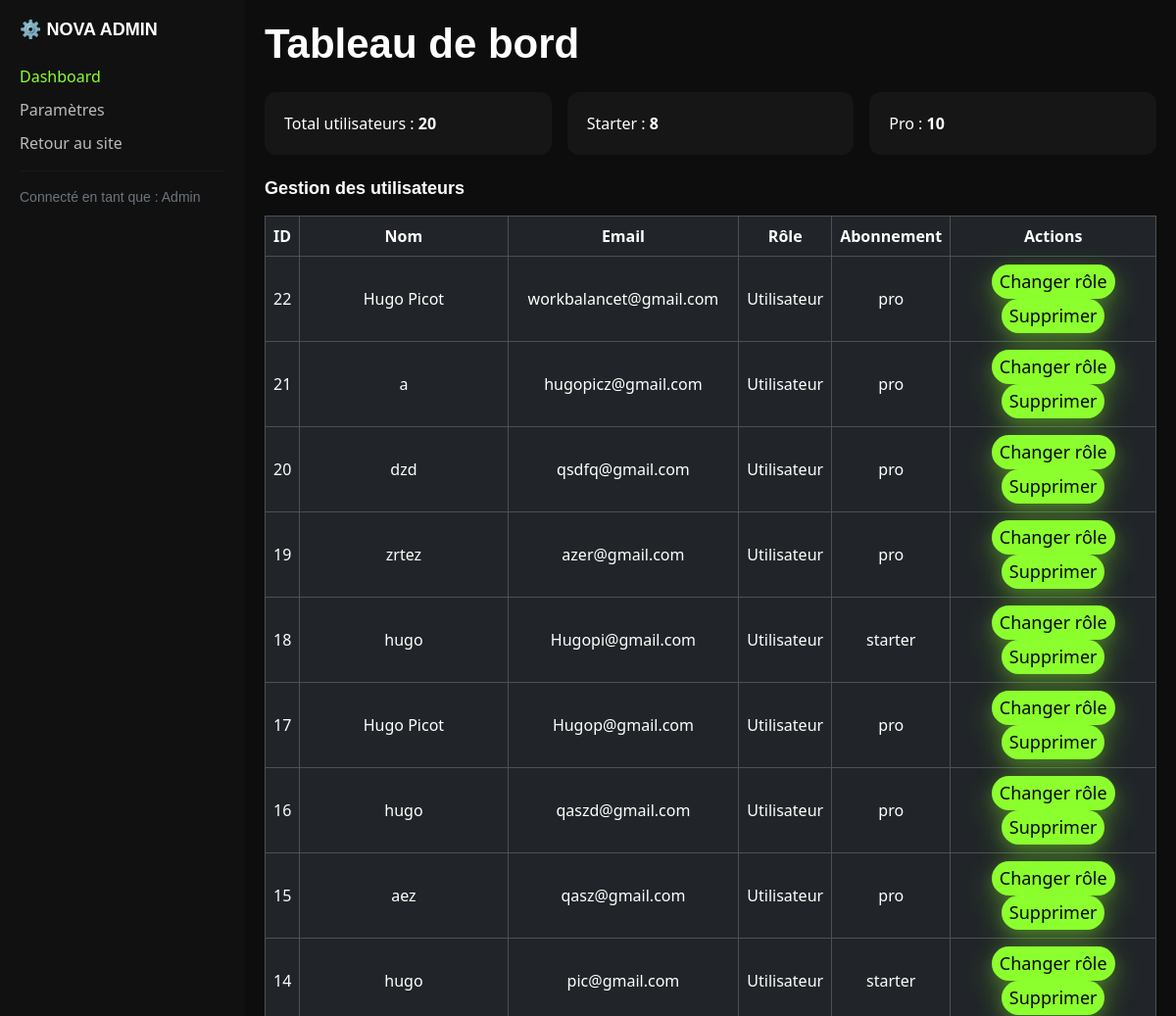
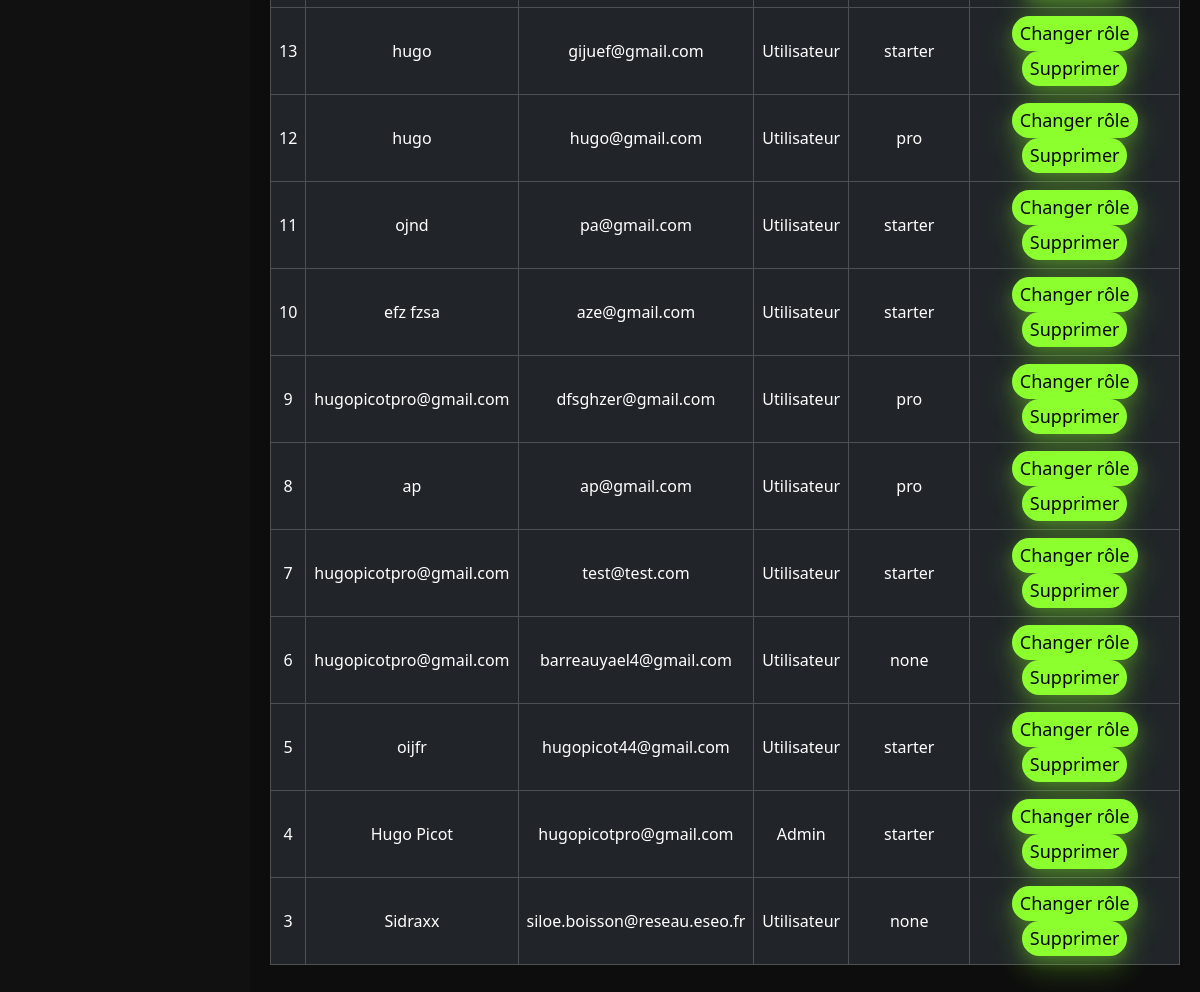
The app's page /html/admin_panel.php (signed in) with its own data (2 pictures, top to bottom).
### tables this page shows
CREATE TABLE IF NOT EXISTS `users` (
  `id` int NOT NULL AUTO_INCREMENT,
  `username` varchar(100) NOT NULL,
  `email_user` varchar(100) NOT NULL,
  `password` varchar(100) NOT NULL,
  `country` varchar(100) DEFAULT 'France',
  `role` enum('Admin','Utilisateur') DEFAULT 'Utilisateur',
  `created_at` timestamp NULL DEFAULT CURRENT_TIMESTAMP,
  `subscription_plan` varchar(50) DEFAULT 'none',
  `subscription_start` date DEFAULT NULL,
  `subscription_end` date DEFAULT NULL,
  PRIMARY KEY (`id`),
  UNIQUE KEY `email` (`email_user`)
);

### html/admin_panel.php (the view, shortened to what this page needs)
<?php
require_once '../config/config.php';
$totalUsers = $pdo->query("SELECT COUNT(*) FROM users")->fetchColumn();
$totalStarter = $pdo->query("SELECT COUNT(*) FROM users WHERE subscription_plan = 'starter'")->fetchColumn();
$totalPro = $pdo->query("SELECT COUNT(*) FROM users WHERE subscription_plan = 'pro'")->fetchColumn();
$users = $pdo->query("SELECT id, username, email_user, role, subscription_plan FROM users ORDER BY id DESC")->fetchAll();
?>
<!DOCTYPE html>
<html lang="fr">
<head>
    <link href="https://cdn.jsdelivr.net/npm/bootstrap@5.3.3/dist/css/bootstrap.min.css" rel="stylesheet">
    <link rel="stylesheet" href="../css/styles.css">
</head>
<body>
<div class="d-flex">
    <div class="sidebar">
        <h4 class="text-white mb-4">⚙️ NOVA ADMIN</h4>
        <a href="panel_admin.php" class="active">Dashboard</a>
        <a href="settings.php">Paramètres</a>
        <a href="../index.php">Retour au site</a>
        <hr style="border-color:#333;">
        <p class="text-secondary small">Connecté en tant que : Admin</p>
    </div>
    <div class="main">
        <h2 class="mb-4 fw-bold">Tableau de bord</h2>
        <div class="row g-3 mb-4">
            <div class="col-md-4"><div class="card-stat">Total utilisateurs : <b><?= htmlspecialchars((string)$totalUsers, ENT_QUOTES, 'UTF-8') ?></b></div></div>
            <div class="col-md-4"><div class="card-stat">Starter : <b><?= htmlspecialchars((string)$totalStarter, ENT_QUOTES, 'UTF-8') ?></b></div></div>
            <div class="col-md-4"><div class="card-stat">Pro : <b><?= htmlspecialchars((string)$totalPro, ENT_QUOTES, 'UTF-8') ?></b></div></div>
        </div>
        <h4 class="fw-bold mt-4 mb-3">Gestion des utilisateurs</h4>
        <table class="table table-dark table-hover table-bordered align-middle text-center">
            <tr>
                <th>ID</th>
                <th>Nom</th>
                <th>Email</th>
                <th>Rôle</th>
                <th>Abonnement</th>
                <th>Actions</th>
            </tr>
            <?php foreach ($users as $u): ?>
                <tr>
                    <td><?= htmlspecialchars((string)$u['id'], ENT_QUOTES, 'UTF-8') ?></td>
                    <td><?= htmlspecialchars($u['username'] ?? '', ENT_QUOTES, 'UTF-8') ?></td>
                    <td><?= htmlspecialchars($u['email_user'] ?? '', ENT_QUOTES, 'UTF-8') ?></td>
                    <td><?= htmlspecialchars($u['role'] ?? '', ENT_QUOTES, 'UTF-8') ?></td>
                    <td><?= htmlspecialchars((string)($u['subscription_plan'] ?? ''), ENT_QUOTES, 'UTF-8') ?></td>
                    <td>
                        <a href="../config/update_role.php?id=<?= urlencode((string)$u['id']) ?>" class="btn btn-warning btn-sm">Changer rôle</a>
                        <a href="../config/delete_user.php?id=<?= urlencode((string)$u['id']) ?>" onclick="return confirm('Supprimer ce compte ?')" class="btn btn-danger btn-sm">Supprimer</a>
                    </td>
                </tr>
            <?php endforeach; ?>
        </table>
    </div>
</div>
</body>
</html>

### css/styles.css (style rules this page uses)
* { margin: 0; padding: 0; box-sizing: border-box; }
html, body { margin: 0; padding: 0; }
body { background-color: var(--background); }
h1, h2, h3, h4, p { margin: 0; padding: 0; }
h2 { font-family: 'Manrope', sans-serif; font-size: 42px; font-weight: 400; flex-shrink: 0; color: var(--blanc); }
h4 { font-family: 'Manrope', sans-serif; font-size: 18px; font-weight: 600; color: var(--blanc); }
a { display: inline-block; color: var(--noir); text-decoration: none; }
p, span { font-family: 'Manrope', sans-serif; font-size: 14px; font-weight: lighter; color: var(--blanc); }
.btn { background-color: var(--primary); color: var(--background); padding: 12px 24px; border: none; border-radius: 23px; font-size: 18px; cursor: pointer; box-shadow: 0 12px 30px rgba(140, 255, 46, 0.3), 0 4px 15px rgba(140, 255, 46, 0.2); transition: all 0.3s cubic-bezier(0.25, 0.46, 0.45, 0.94); overflow: hidden; z-index: 1; }

### html/admin_panel.php (style rules this page uses)
body { background: #0d0d0d; color: white; }
.sidebar { width: 250px; background: #111; min-height: 100vh; padding: 20px; }
.sidebar a { color: #bbb; display: block; margin-bottom: 10px; }
.sidebar a.active, .sidebar a:hover { color: #8CFF2E; }
.main { padding: 20px; flex: 1; }
.card-stat { background: #161616; border-radius: 12px; padding: 20px; }
.table-dark { background: #111; }
.btn-sm { padding: 4px 8px; }

### records on screen
users: id "22", username "Hugo Picot", email_user "workbalancet@gmail.com", role "Utilisateur", subscription_plan "pro"
users: id "21", username "a", email_user "hugopicz@gmail.com", role "Utilisateur", subscription_plan "pro"
users: id "20", username "dzd", email_user "qsdfq@gmail.com", role "Utilisateur", subscription_plan "pro"
users: id "19", username "zrtez", email_user "azer@gmail.com", role "Utilisateur", subscription_plan "pro"
users: id "18", username "hugo", email_user "Hugopi@gmail.com", role "Utilisateur", subscription_plan "starter"
users: id "17", username "Hugo Picot", email_user "Hugop@gmail.com", role "Utilisateur", subscription_plan "pro"
users: id "16", username "hugo", email_user "qaszd@gmail.com", role "Utilisateur", subscription_plan "pro"
users: id "15", username "aez", email_user "qasz@gmail.com", role "Utilisateur", subscription_plan "pro"
users: id "14", username "hugo", email_user "pic@gmail.com", role "Utilisateur", subscription_plan "starter"
users: id "13", username "hugo", email_user "gijuef@gmail.com", role "Utilisateur", subscription_plan "starter"
users: id "12", username "hugo", email_user "hugo@gmail.com", role "Utilisateur", subscription_plan "pro"
users: id "11", username "ojnd", email_user "pa@gmail.com", role "Utilisateur", subscription_plan "starter"
users: id "10", username "efz fzsa", email_user "aze@gmail.com", role "Utilisateur", subscription_plan "starter"
users: id "9", username "hugopicotpro@gmail.com", email_user "dfsghzer@gmail.com", role "Utilisateur", subscription_plan "pro"
users: id "8", username "ap", email_user "ap@gmail.com", role "Utilisateur", subscription_plan "pro"
users: id "7", username "hugopicotpro@gmail.com", email_user "test@test.com", role "Utilisateur", subscription_plan "starter"
users: id "6", username "hugopicotpro@gmail.com", email_user "barreauyael4@gmail.com", role "Utilisateur", subscription_plan "none"
users: id "5", username "oijfr", email_user "hugopicot44@gmail.com", role "Utilisateur", subscription_plan "starter"
users: id "4", username "Hugo Picot", email_user "hugopicotpro@gmail.com", role "Admin", subscription_plan "starter"
users: id "3", username "Sidraxx", email_user "siloe.boisson@reseau.eseo.fr", role "Utilisateur", subscription_plan "none"

### other values on screen
$totalUsers "20"
$totalStarter "8"
$totalPro "10"
